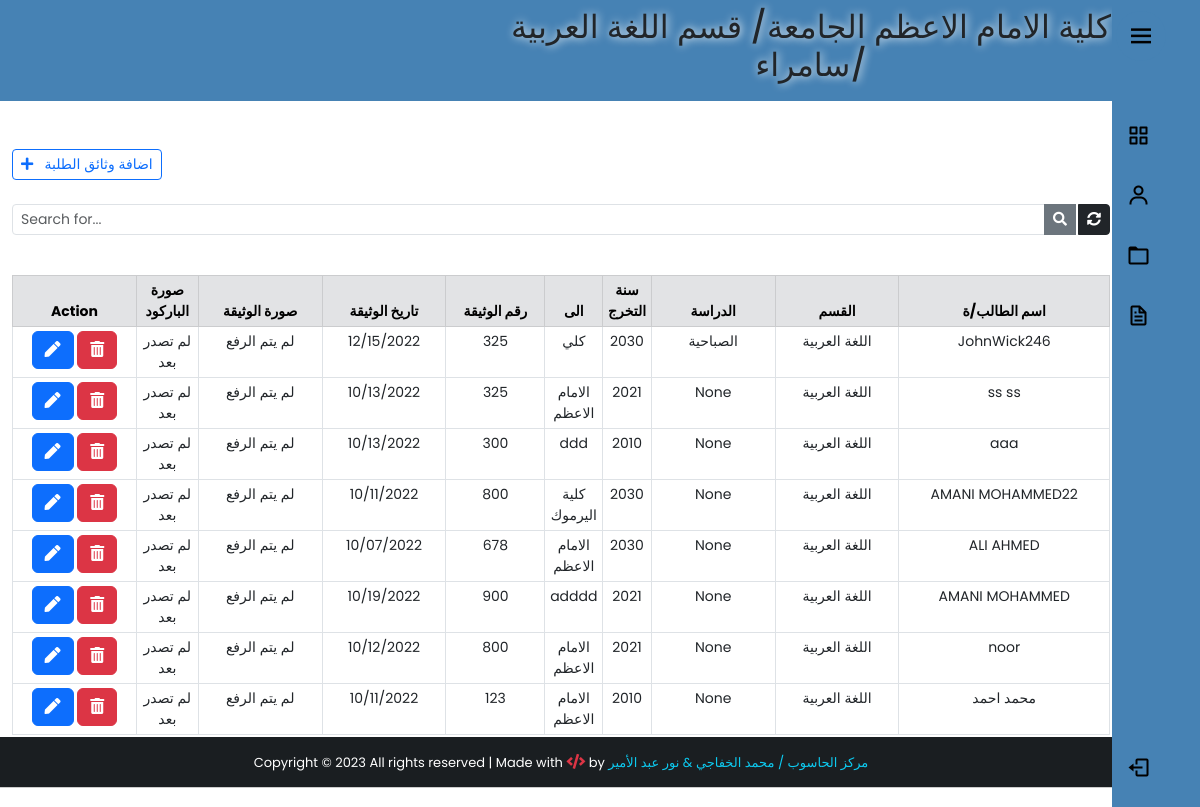
The app's page /backend/ (signed in), older data.
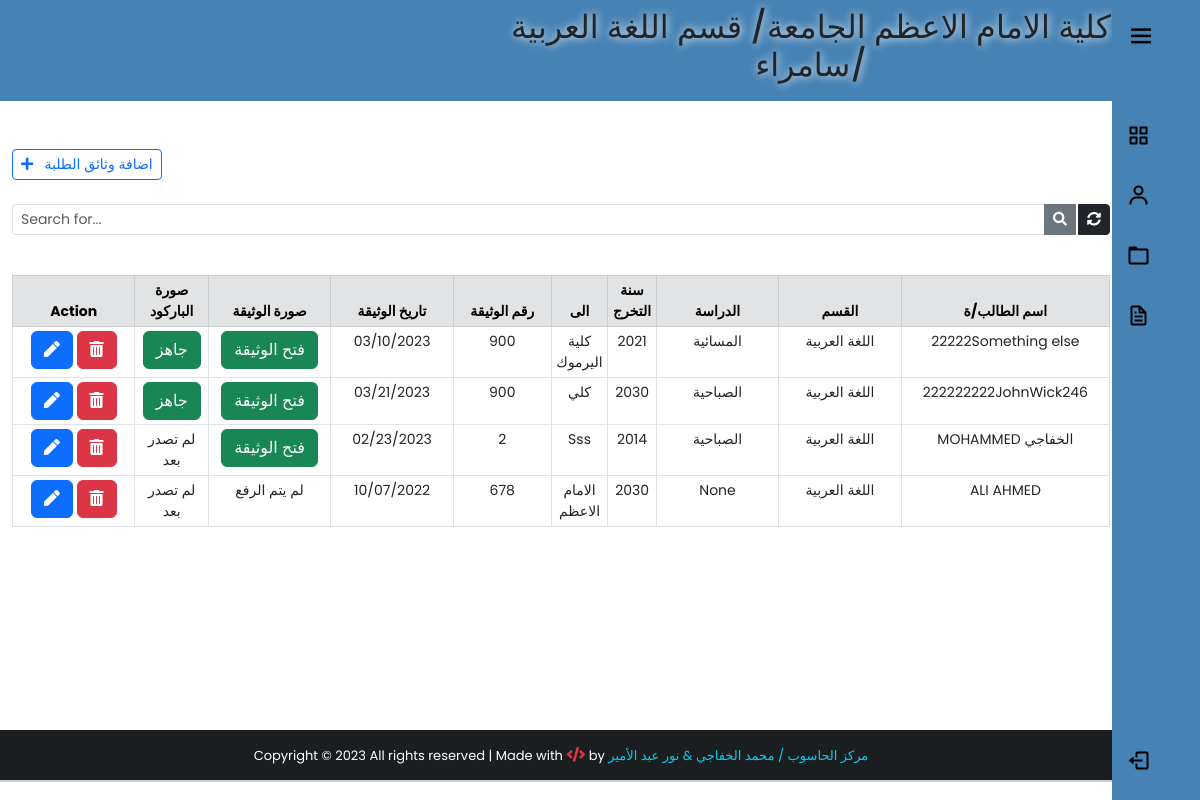
The same page, newer data.
### app/models.py (models this page shows, shortened)
class StudentDocument(models.Model):
    study_list = (
        ("الصباحية", "الصباحية"),
        ("المسائية", "المسائية"),
    )
    user = models.CharField(max_length=100,verbose_name="اسم المستخدم")
    name = models.CharField(max_length=100,verbose_name="اسم الطالب/ة" )
    Dname = models.CharField(max_length=100,verbose_name="القسم")
    study = models.CharField(max_length=20,verbose_name="الدراسة", choices=study_list,null=True,blank=True)
    Cname = models.CharField(max_length=100,verbose_name="المحافظة")
    graduate_year = models.CharField(max_length=100,verbose_name="سنة التخرج")
    to = models.CharField(max_length=250 , verbose_name="الجهة المصدر اليها")
    Dnumber = models.CharField(max_length=20,verbose_name="رقم الوثيقة")
    Ddate = models.DateField(verbose_name="تاريخ الوثيقة",blank=True,null=True)
    note = models.TextField(blank=True,null=True)
    img_doc = models.FileField(upload_to='stdDoc/%y/',null=True,blank=True,verbose_name="صورة الوثيقة")
    img_qr = models.FileField(upload_to='stdDoc/%y/',null=True,blank=True,verbose_name="صورة الباركود")
    check_post = models.BooleanField(null=True,default=False)
    created_at = models.DateTimeField(auto_now_add=True)
    class Meta:
        verbose_name_plural = "جدول وثائق الطلبة"

### app/views.py (the view)
# urls.py: path('backend/', views.backend,name='backend'),
@cache_control(no_cache=True , must_revalidate=True,no_store=True)
@login_required(login_url='login')
def backend(request):
    if 'q' in request.GET:
        q = request.GET['q']
        user = request.user.userprofile
        all_student_list = StudentDocument.objects.filter(
            Q(name__icontains=q) | Q(graduate_year=q) | Q(
                to=q) | Q(Dnumber=q)
        ).order_by('-created_at')
        all_student_list=all_student_list.filter(Dname=user.Dname,Cname=user.Cname,user=user.user)
    else:
        user = request.user.userprofile
        all_student_list = StudentDocument.objects.all().filter(user=user.user,Dname=user.Dname,Cname=user.Cname).order_by('-created_at')
    paginator = Paginator(all_student_list, 10)
    page = request.GET.get('page')
    all_students = paginator.get_page(page)
    context = {
        'studentDoc': all_students,
        'user': user,
    }
    return render(request, 'backend.html', context)

### app/models.py (called while the page is built)
    def __str__(self):
        return self.Dname

    def __str__(self):
        return self.Cname

### app/templates/backend.html (shortened to what the changed rows need)
{% extends 'base2.html' %}
{% block content %}
<div class="container" style="padding-top:0px;">
     <br><br>
     <center>
          <table class="table table-bordered table-sm mt-4" style="text-align: center; font-size: 14px;">
               <thead class="table-secondary">
                  <div class="row">
                    <tr>
                         <th class="col-lg-2 col-sm-1" style="width:10%;" colspan="1">Action</th>
                          <th class="col-lg-2 col-sm-1" style="width:5%;">صورة الباركود</th>
                           <th class="col-lg-2 col-sm-1" style="width:10%;">صورة الوثيقة </th>
                         <th class="col-lg-2 col-sm-1" style="width:10%;">تاريخ الوثيقة</th>
                         <th class="col-lg-2 col-sm-1" style="width:8%;">رقم الوثيقة</th>
                         <th class="col-lg-2 col-sm-1" style="width:1%;">الى</th>
                         <th class="col-lg-2 col-sm-1" style="width:1%;">سنة التخرج</th>
                         <th class="col-lg-2 col-sm-1" style="width:10%;">الدراسة</th>
                         <th class="col-lg-2 col-sm-1" style="width:10%;">القسم</th>
                         <th class="col-lg-2 col-sm-1" style="width:17%;">اسم الطالب/ة</th>
                    </tr>
                    </div>
                    </thead>
               {% for std in studentDoc %}
                <tr>
                    <td id="responsive-border" >
                              <a href="/studentDoc/{{std.id}}" class="btn btn-primary " title="Edit patient">
                                   <i class="fas fa-pen"></i>
                              </a>
                         <a class="btn btn-secondary btn-danger"  title="Remove state" data-bs-toggle="modal" data-bs-target="#deleteModal{{std.pk}}">
                              <i class="fas fa-trash-alt"></i>
                    </a>
                   </td>
                         {% if std.img_qr %}
                      <td id="responsive-border">
                         <a href="{{std.img_qr.url}}" class="btn btn-success"  target="_blank" title="show img">
                              جاهز
                         </a>
                      </td>
                         {% else %}
                    <td id="responsive-border" data-label="تاريخ الوثيقة" >لم تصدر بعد</td>
                         {% endif %}
                     {% if std.img_doc %}
                   <td id="responsive-border">
                         <a href="{{std.img_doc.url}}" class="btn btn-success"  target="_blank" title="show img">
                              فتح الوثيقة
                         </a>
                      </td>
                           {% else %}
                    <td id="responsive-border" data-label="صورة الوثيقة" >لم  يتم الرفع</td>
                         {% endif %}
                    <td id="responsive-border" data-label="تاريخ الوثيقة" >{{std.Ddate | date:'m/d/Y' }}</td>
                    <td id="responsive-border"data-label="رقم الوثيقة">{{std.Dnumber}}  </td>
                    <td id="responsive-border"data-label=" الى">{{std.to}}</td>
                    <td id="responsive-border"data-label=" سنة التخرج ">{{std.graduate_year}}</td>
                     <td id="responsive-border"data-label="الدراسة ">{{std.study}}</td>
                    <td id="responsive-border" data-label="القسم">{{std.Dname}}</td>
                    <td style="text-align:cnter;" data-label="اسم الطالب/ة"id="top-table">{{std.name}}</td>
               </tr>
               {% endfor %}
                </table>
     </center>
    <br> <br>
     </div>
{% endblock content %}

Row changes from the older to the newer data that the page shows:
removed StudentDocument: shows "لم تصدر بعد", shows "لم يتم الرفع", Ddate "12/15/2022", Dnumber "325", to "كلي", graduate_year "2030", study "الصباحية", Dname "اللغة العربية", name "JohnWick246"
removed StudentDocument: shows "لم تصدر بعد", shows "لم يتم الرفع", Ddate "10/13/2022", Dnumber "325", to "الامام الاعظم", graduate_year "2021", study "None", Dname "اللغة العربية", name "ss ss"
removed StudentDocument: shows "لم تصدر بعد", shows "لم يتم الرفع", Ddate "10/13/2022", Dnumber "300", to "ddd", graduate_year "2010", study "None", Dname "اللغة العربية", name "aaa"
removed StudentDocument: shows "لم تصدر بعد", shows "لم يتم الرفع", Ddate "10/11/2022", Dnumber "800", to "كلية اليرموك", graduate_year "2030", study "None", Dname "اللغة العربية", name "AMANI MOHAMMED22"
removed StudentDocument: shows "لم تصدر بعد", shows "لم يتم الرفع", Ddate "10/19/2022", Dnumber "900", to "adddd", graduate_year "2021", study "None", Dname "اللغة العربية", name "AMANI MOHAMMED"
removed StudentDocument: shows "لم تصدر بعد", shows "لم يتم الرفع", Ddate "10/12/2022", Dnumber "800", to "الامام الاعظم", graduate_year "2021", study "None", Dname "اللغة العربية", name "noor"
removed StudentDocument: shows "لم تصدر بعد", shows "لم يتم الرفع", Ddate "10/11/2022", Dnumber "123", to "الامام الاعظم", graduate_year "2010", study "None", Dname "اللغة العربية", name "محمد احمد"
added StudentDocument: Ddate "03/10/2023", Dnumber "900", to "كلية اليرموك", graduate_year "2021", study "المسائية", Dname "اللغة العربية", name "22222Something else"
added StudentDocument: Ddate "03/21/2023", Dnumber "900", to "كلي", graduate_year "2030", study "الصباحية", Dname "اللغة العربية", name "222222222JohnWick246"
added StudentDocument: img_qr "لم تصدر بعد", Ddate "02/23/2023", Dnumber "2", to "Sss", graduate_year "2014", study "الصباحية", Dname "اللغة العربية", name "MOHAMMED الخفاجي"
